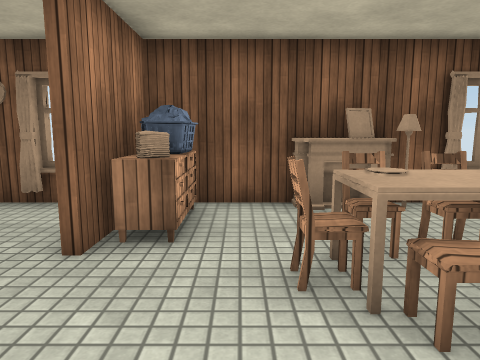
view 1 (above)

17 first-person views from a walk through a scene from a Unity 3-D project. The camera is 1.3 m above the floor, tilts 8° down and sees 70° across. The floor is counted in squares, 1 m on a side. Each view is taken from the middle of a square. On the plan, view 1 faces up. The plan holds only what a view shows up to about 15 squares ahead; the rest is blank. The place goes on beyond the plan. The player character is not drawn. Door leaves are left out, so doorways stand open. Some surface patterns are stand-ins.

view 2
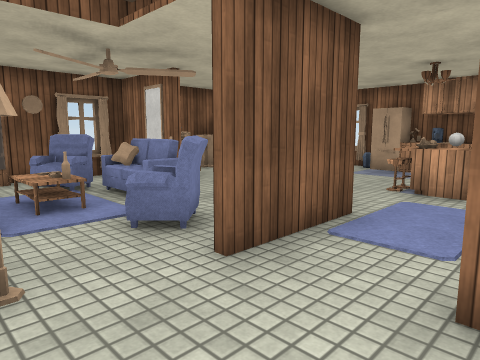

view 3
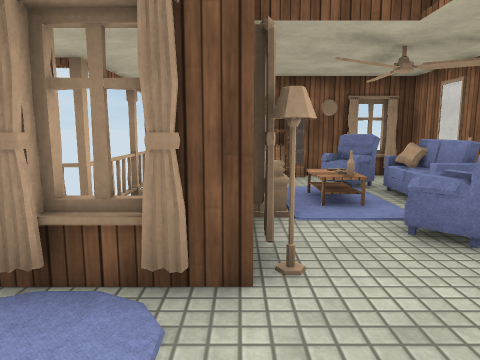

view 4
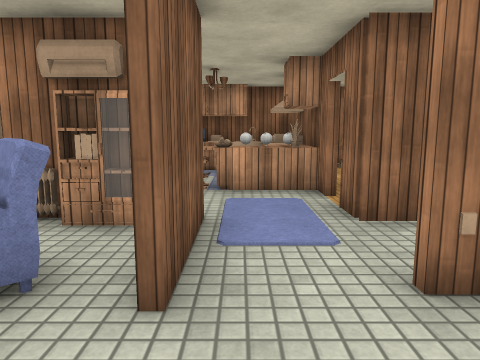

view 5
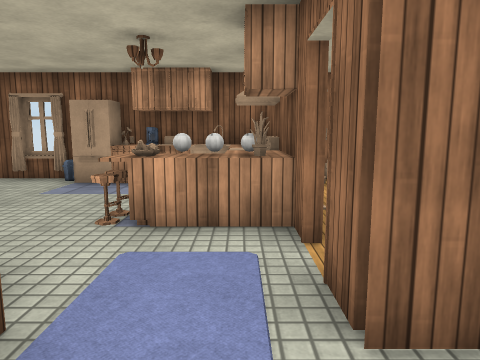

view 6
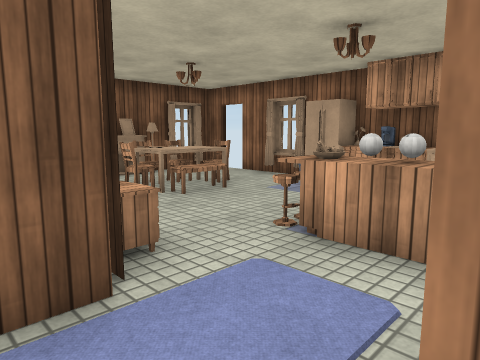

view 7
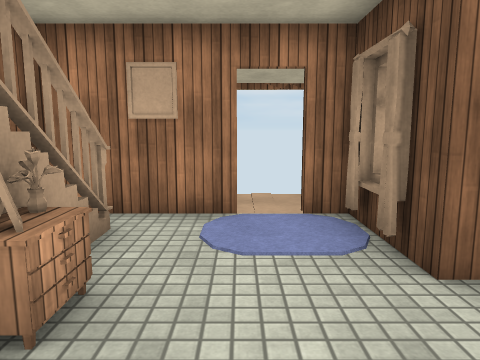

view 8
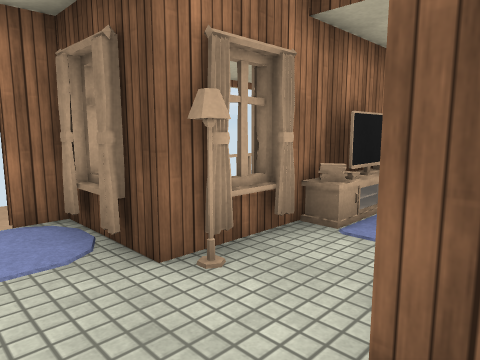

view 9
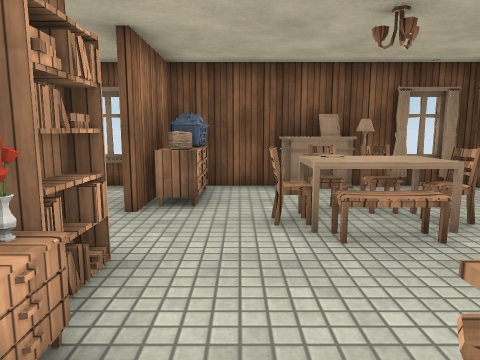

view 10
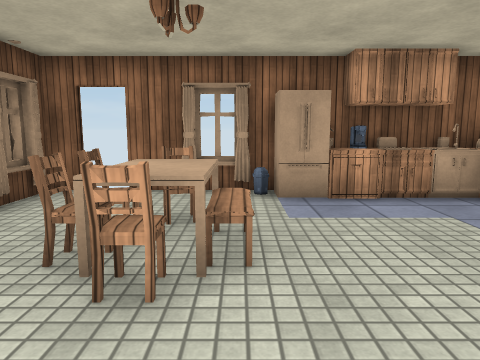

view 11
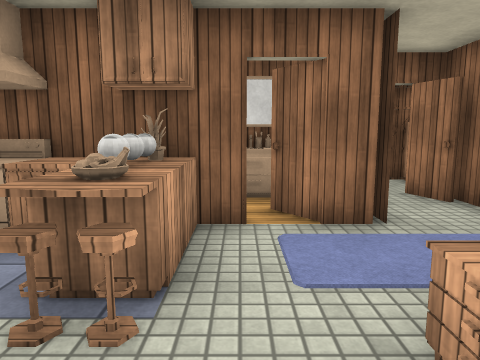

view 12
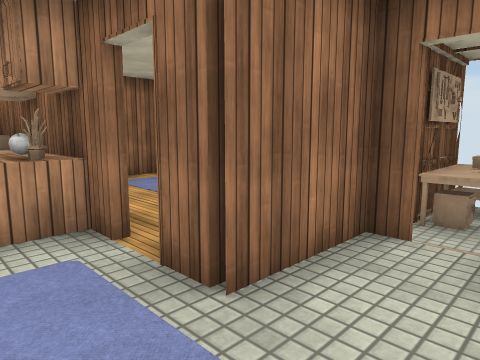

view 13
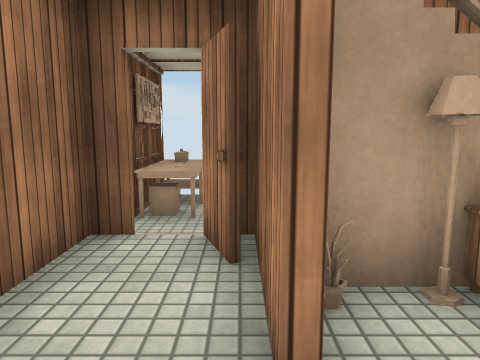

view 14
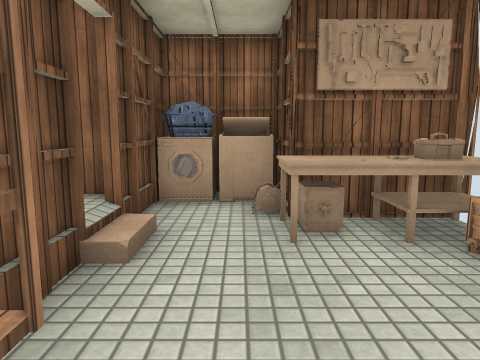

view 15
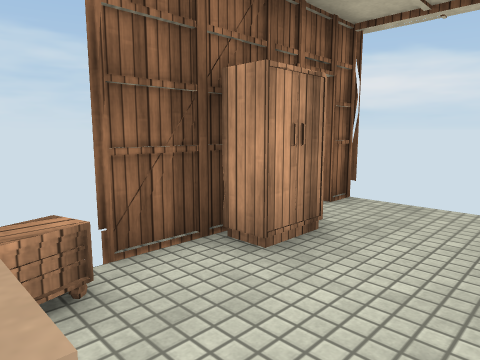

view 16
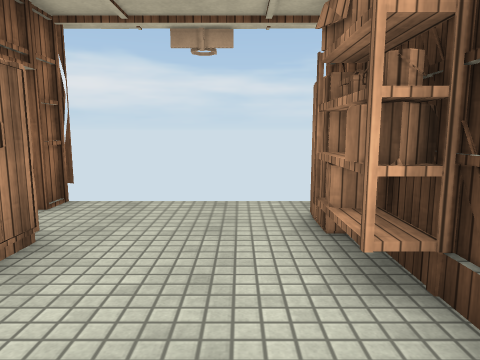

view 17
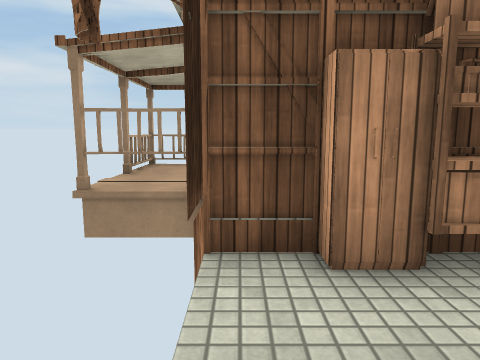

### Floor plan
Key: @ floor where view 1 was taken; # wall or solid block; . main floor; - floor 0.5 m lower than the main floor; / step, stairs or slope; D open door; ^ raised ledge; F fireplace; R dresser; C chair; S sofa; U rug; I fridge; N counter; E oven; W wardrobe; A cabinet; O other object.
Columns run from 11 left of view 1 to 6 right of it. Each row starts with its distance up from view 1.
  7        #        #
  6      O#######FO###
  5   O   SS.#O......D
  4   # OUSS OR.CC...#
  3   O OUUSS...C^C..#
  2   O OUUSS...CC..O#
  1 ### OUUS.OO.....I#
  0     # SS.OO@....O#
 -1  #O#OO# ##R.O..ON#
 -2  O..........ON..N#
 -3  O...O.....OONEOO#
 -4 #OO..ROO.##  ###O#
 -5  ###OO##.##.... O#
 -6  #######.# O  UU O
 -7   -AOO--/-OO   UU#
 -8   --------OO#    #
 -9   ------OO###
-10   ------OO
-11  DD-WW#AO#
-12       ####

Positions as (right, up) in squares from view 1, and headings:
1: (0, 0), facing up
2: (-7, -4), facing up-right
3: (-7, -4), facing up
4: (-7, -2), facing right
5: (-4, -3), facing right
6: (-3, -4), facing up-right
7: (-4, -3), facing left
8: (-4, -3), facing up-left
9: (0, -2), facing up
10: (-2, 2), facing right
11: (0, 1), facing down
12: (-4, -2), facing down-right
13: (-4, -2), facing down
14: (-7, -8), facing right
15: (-3, -8), facing down-left
16: (-3, -8), facing left
17: (-9, -10), facing up
